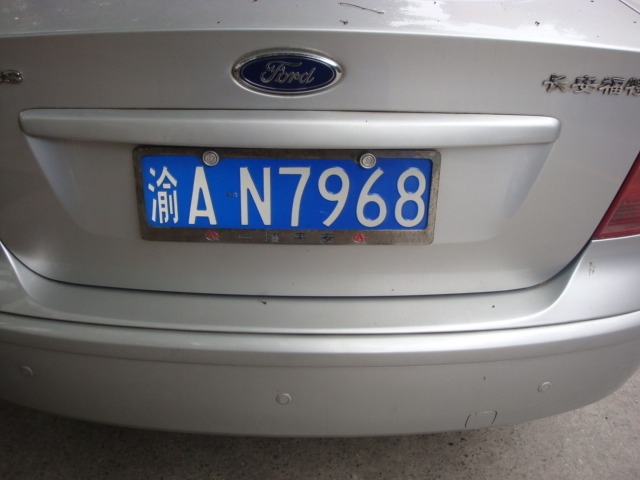
//> input picture recognizeCar/ChePaiKu/normal1.jpg, 640 x 480 px
$ ./ConnectedComponent   (built with g++ and OpenCV 4)
//> lines starting //> are read from the running program, lines starting //| are printed output that depends on the picture; after the words box and inside, x2 and y2 are one past the last pixel; in counts of white or black regions, pixels touching at a corner belong together
#include <iostream>
#include <opencv2/opencv.hpp>

using namespace std;
using namespace cv;

void connect_component_demo(Mat &img);

int main(int argc, char ** argv)
{
	Mat src = imread("D:/Images/normal1.jpg");
//> src is the input picture: 480 rows x 640 cols, CV_8UC3; mean B, G, R 119.7, 117.1, 117.6
	if (src.empty())
	{
		cout << "can not find the img" << endl;
		return -1;
	}
	namedWindow("src", WINDOW_AUTOSIZE);
	imshow("src", src);
	//进行联通组件寻找
	connect_component_demo(src);
	waitKey(0);
	return 0;
}

void connect_component_demo(Mat &img)
{
	Mat gray, binary;
	//世界聚焦于你
	RNG rng(77777);
	//高斯模糊去噪
	GaussianBlur(img, img, Size(3, 3), 10);
	medianBlur(img, img, 5);
	cvtColor(img, gray, COLOR_BGR2GRAY);
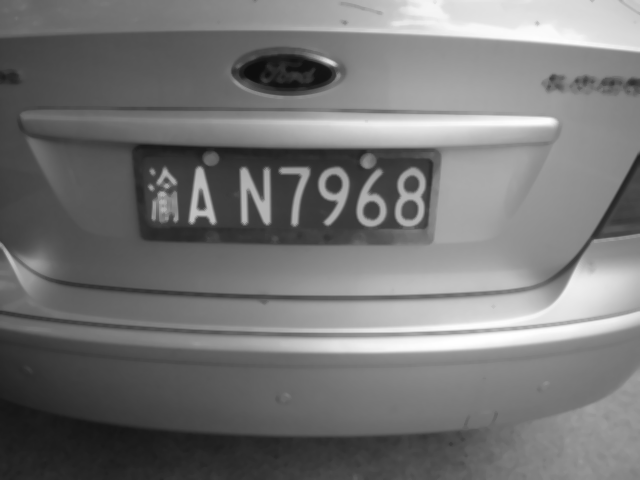
//> gray: 480 rows x 640 cols, CV_8UC1; min 14, max 255, mean 117.7
	threshold(gray, binary, 150, 255, THRESH_BINARY);
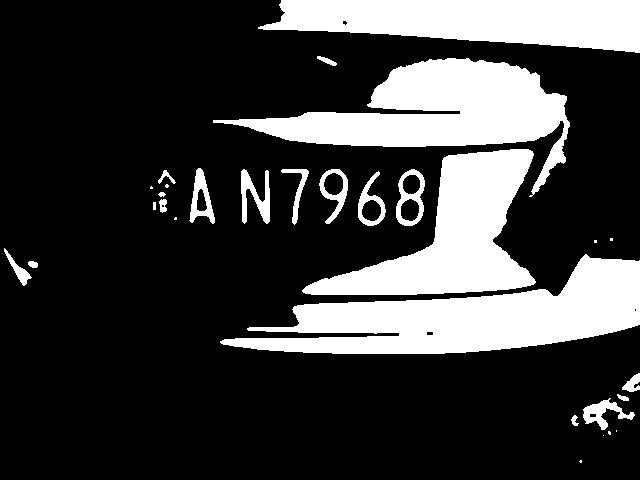
//> binary: 480 rows x 640 cols, CV_8UC1; 23.7% white; 30 white regions (9 under 20 px), largest, box (x1, y1, x2, y2) and area: (220, 254, 640, 354) 20330, (213, 58, 570, 197) 18025, (302, 149, 536, 295) 14806
	//输出的带标记图像
	Mat labels = Mat::zeros(img.size(), CV_32S);
	//第一个参数必须为二值图像，黑色背景,因为这里黑色背景的label值为0
	//第三个参数表示在八连通域查找
	//第四个参数表示输出labels图像的数据类型，默认为带符号整形CV_32S
	int num_labels = connectedComponents(binary, labels, 8, CV_32S);
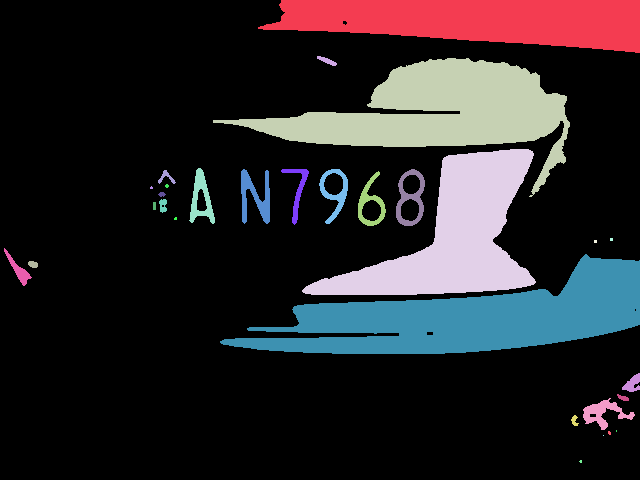
//> labels: 480 rows x 640 cols, CV_32SC1; 31 distinct labels, from 0 to 30; one colour per label, 0 black
//> num_labels = 31
	//labels为0的是背景,所以实际的联通组件的数量为num_labels - 1
	cout << "the total labels/component is: " << num_labels - 1 << endl;
//| the total labels/component is: 30
	//为每个component定义一个色彩，Vec3b是一个结构体，元素类型为uchar类型
	vector<Vec3b> colors(num_labels);
	//第一个component应该是背景，为黑色
	colors[0] = Vec3b(0, 0, 0);
	for (int i = 1; i < num_labels; i++)
	{
		colors[i] = Vec3b(rng.uniform(0, 256), rng.uniform(0, 256), rng.uniform(0, 256));
	}
//> this loop made 30 passes
	//给联通组件填充颜色
	Mat dst = Mat::zeros(img.size(), img.type());
	int height = img.rows;
//> height = 480
	int width = img.cols;
//> width = 640
	for (int i = 0; i < height; i++)
	{
		for (int j = 0; j < width; j++)
		{
			int label = labels.at<int>(i, j);
			if (label == 0)
				continue;
			dst.at<Vec3b>(i, j) = colors[label];
		}
	}
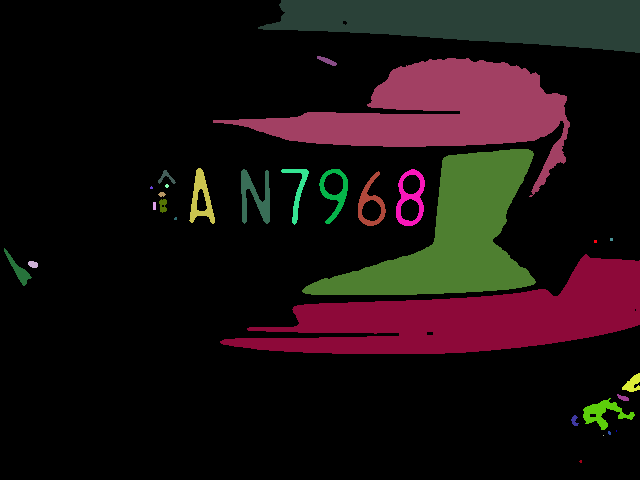
//> dst: 480 rows x 640 cols, CV_8UC3; mean B, G, R 16.1, 15.9, 26.7
	imshow("dst", dst);
}
